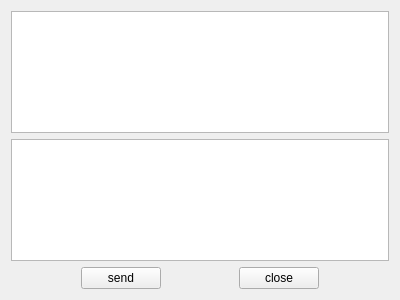
<?xml version="1.0" encoding="UTF-8"?>
<ui version="4.0">
 <class>Widget</class>
 <widget class="QWidget" name="Widget">
  <property name="geometry">
   <rect>
    <x>0</x>
    <y>0</y>
    <width>400</width>
    <height>300</height>
   </rect>
  </property>
  <property name="windowTitle">
   <string>Widget</string>
  </property>
  <layout class="QGridLayout" name="gridLayout">
   <item row="0" column="0" colspan="5">
    <widget class="QTextEdit" name="textEditRead">
     <property name="readOnly">
      <bool>true</bool>
     </property>
    </widget>
   </item>
   <item row="1" column="0" colspan="5">
    <widget class="QTextEdit" name="textEditWrite"/>
   </item>
   <item row="2" column="0">
    <spacer name="horizontalSpacer">
     <property name="orientation">
      <enum>Qt::Horizontal</enum>
     </property>
     <property name="sizeHint" stdset="0">
      <size>
       <width>66</width>
       <height>20</height>
      </size>
     </property>
    </spacer>
   </item>
   <item row="2" column="1">
    <widget class="QPushButton" name="buttonSend">
     <property name="text">
      <string>send</string>
     </property>
    </widget>
   </item>
   <item row="2" column="2">
    <spacer name="horizontalSpacer_2">
     <property name="orientation">
      <enum>Qt::Horizontal</enum>
     </property>
     <property name="sizeHint" stdset="0">
      <size>
       <width>67</width>
       <height>20</height>
      </size>
     </property>
    </spacer>
   </item>
   <item row="2" column="3">
    <widget class="QPushButton" name="buttonClose">
     <property name="text">
      <string>close</string>
     </property>
    </widget>
   </item>
   <item row="2" column="4">
    <spacer name="horizontalSpacer_3">
     <property name="orientation">
      <enum>Qt::Horizontal</enum>
     </property>
     <property name="sizeHint" stdset="0">
      <size>
       <width>66</width>
       <height>20</height>
      </size>
     </property>
    </spacer>
   </item>
  </layout>
 </widget>
 <layoutdefault spacing="6" margin="11"/>
 <resources/>
 <connections/>
</ui>
